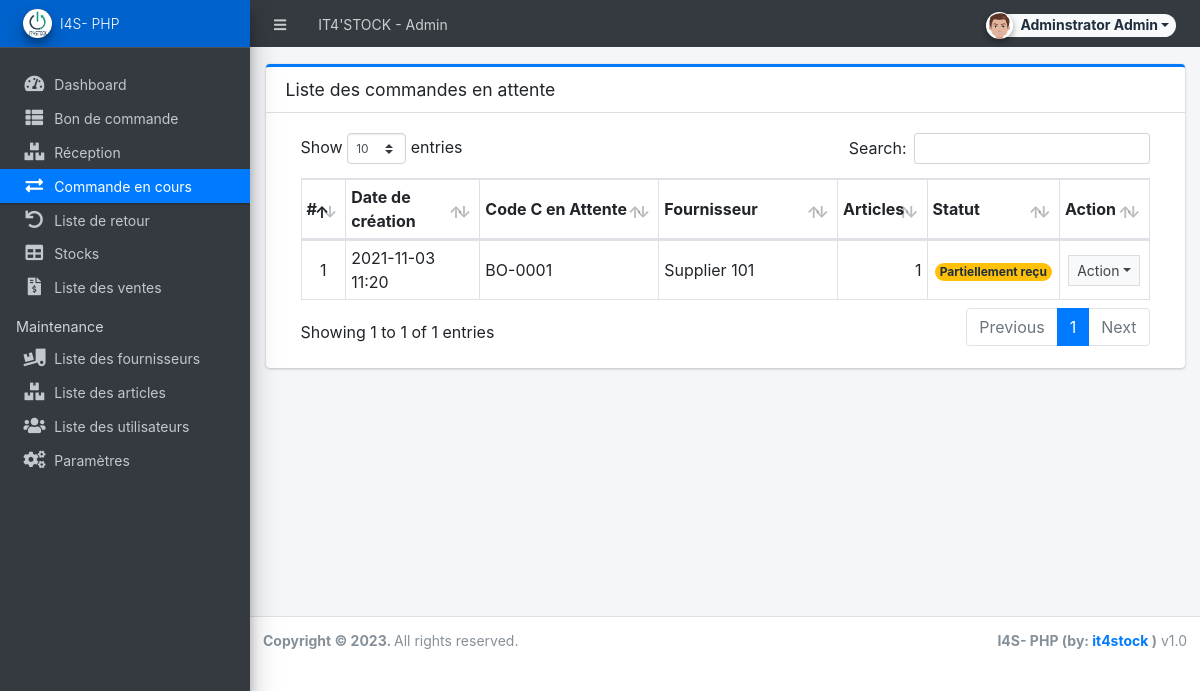
The app's page /admin/?page=back_order (signed in) with its own data.
### tables this page shows
CREATE TABLE `back_order_list` (
  `id` int(30) NOT NULL,
  `receiving_id` int(30) NOT NULL,
  `po_id` int(30) NOT NULL,
  `bo_code` varchar(50) NOT NULL,
  `supplier_id` int(30) NOT NULL,
  `amount` float NOT NULL,
  `discount_perc` float NOT NULL DEFAULT 0,
  `discount` float NOT NULL DEFAULT 0,
  `tax_perc` float NOT NULL DEFAULT 0,
  `tax` float NOT NULL DEFAULT 0,
  `remarks` text DEFAULT NULL,
  `status` tinyint(4) NOT NULL DEFAULT 0 COMMENT '0 = pending, 1 = partially received, 2 =received',
  `date_created` datetime NOT NULL DEFAULT current_timestamp(),
  `date_updated` datetime NOT NULL DEFAULT current_timestamp() ON UPDATE current_timestamp()
);

CREATE TABLE `supplier_list` (
  `id` int(30) NOT NULL,
  `name` text NOT NULL,
  `address` text NOT NULL,
  `cperson` text NOT NULL,
  `contact` text NOT NULL,
  `status` tinyint(1) NOT NULL DEFAULT 1,
  `date_created` datetime NOT NULL DEFAULT current_timestamp(),
  `date_updated` datetime NOT NULL DEFAULT current_timestamp() ON UPDATE current_timestamp()
);

### admin/back_order/index.php (the view, shortened to what this page needs)
<div class="card card-outline card-primary">
	<div class="card-header">
		<h3 class="card-title">Liste des commandes en attente</h3>
	</div>
	<div class="card-body">
		<div class="container-fluid">
        <div class="container-fluid">
			<table class="table table-bordered table-stripped">
                    <colgroup>
                        <col width="5%">
                        <col width="15%">
                        <col width="20%">
                        <col width="20%">
                        <col width="10%">
                        <col width="10%">
                        <col width="10%">
                    </colgroup>
                    <thead>
                        <tr>
                            <th>#</th>
                            <th>Date de création</th>
                            <th>Code C en Attente</th>
                            <th>Fournisseur</th>
                            <th>Articles</th>
                            <th>Statut</th>
                            <th>Action</th>
                        </tr>
                    </thead>
                    <tbody>
                        <?php
                        $i = 1;
                        $qry = $conn->query("SELECT p.*, s.name as supplier FROM `back_order_list` p inner join supplier_list s on p.supplier_id = s.id order by p.`date_created` desc");
                        while($row = $qry->fetch_assoc()):
                            $row['items'] = $conn->query("SELECT count(item_id) as `items` FROM `bo_items` where bo_id = '{$row['id']}' ")->fetch_assoc()['items'];
                        ?>
                            <tr>
                                <td class="text-center"><?php echo $i++; ?></td>
                                <td><?php echo date("Y-m-d H:i",strtotime($row['date_created'])) ?></td>
                                <td><?php echo $row['bo_code'] ?></td>
                                <td><?php echo $row['supplier'] ?></td>
                                <td class="text-right"><?php echo number_format($row['items']) ?></td>
                                <td class="text-center">
                                    <?php if($row['status'] == 0): ?>
                                        <span class="badge badge-primary rounded-pill">En attente</span>
                                    <?php elseif($row['status'] == 1): ?>
                                        <span class="badge badge-warning rounded-pill">Partiellement reçu</span>
                                        <?php elseif($row['status'] == 2): ?>
                                        <span class="badge badge-success rounded-pill">Reçu</span>
                                    <?php else: ?>
                                        <span class="badge badge-danger rounded-pill">N/A</span>
                                    <?php endif; ?>
                                </td>
                                <td align="center">
                                    <button type="button" class="btn btn-flat btn-default btn-sm dropdown-toggle dropdown-icon" data-toggle="dropdown">
                                            Action
                                    </button>
                                </td>
                            </tr>
                        <?php endwhile; ?>
                    </tbody>
                </table>
		</div>
		</div>
	</div>
</div>

### records on screen
back_order_list: date_created "2021-11-03 11:20", bo_code "BO-0001", supplier.name "Supplier 101", items "1", status "Partiellement reçu"

### other values on screen
$_settings->info('name') "IT4'STOCK"
$_settings->info('short_name') "I4S- PHP"
